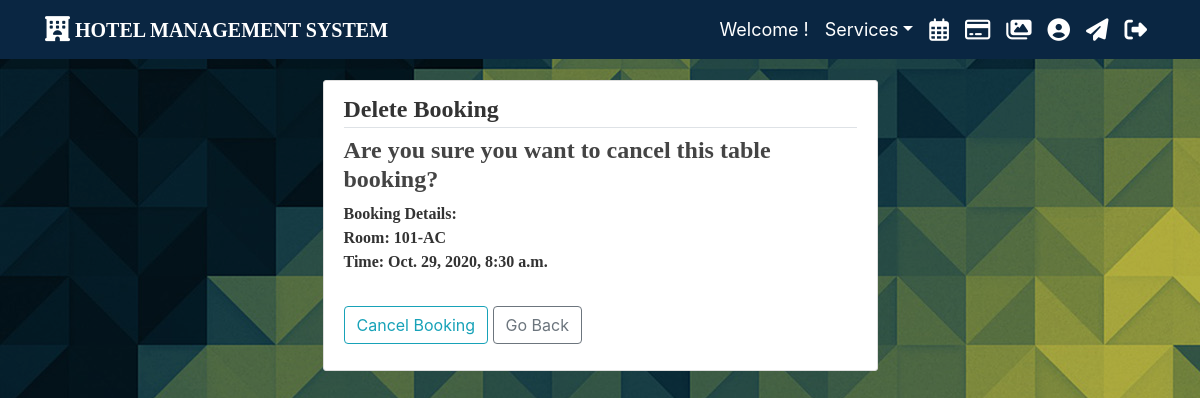
Page /main/table-booking/cancel/8 on the committed database.
### main/models.py (models this page shows, shortened)
class Restaurant(models.Model):
    user = models.ForeignKey(User, on_delete=models.CASCADE)
    bkng = models.ForeignKey(Booking, on_delete=models.CASCADE)
    time = models.DateTimeField()
    food_cost = models.IntegerField(blank=True, null=True)

class Booking(models.Model):
    user = models.ForeignKey(User, on_delete=models.CASCADE)
    room = models.ForeignKey(Room, on_delete=models.CASCADE)
    check_in = models.DateField()
    check_out = models.DateField()
    total_cost = models.IntegerField(blank=True, null=True)

class Room(models.Model):
    ROOM_CATEGORIES = (
        ('YAC', 'AC'),
        ('NAC', 'NON-AC'),
        ('DEL', 'DELUXE'),
        ('KIN', 'KING'),
        ('QUE', 'QUEEN'),
    )
    number = models.IntegerField()
    category = models.CharField(max_length=3, choices=ROOM_CATEGORIES)
    beds = models.IntegerField()
    capacity = models.IntegerField()
    price = models.IntegerField(default=1000)
    def get_category(self):
        for i in self.ROOM_CATEGORIES:
            if i[0] == self.category:
                return i[1]

### main/views.py (the view)
# urls.py: path('table-booking/cancel/<pk>', CancelTableBookingView.as_view(), name='cancel_table_booking_view'),
class CancelTableBookingView(DeleteView):
    model = Restaurant
    success_url = '/main/my-bookings/'

### main/templates/main/restaurant_confirm_delete.html (shortened to what this page needs)
{% extends "main/base.html" %}
{% load crispy_forms_tags %}
{% block content %}
    <div class="content-section col-md-6 mx-auto">
        <form method="POST">
            <fieldset class="form-group">
                <legend class="border-bottom"  style="font-family: Georgia, 'Times New Roman', Times, serif; font-weight: bolder;">Delete Booking</legend>
                <h4 style="font-weight: bold; font-family: serif;">Are you sure you want to cancel this table booking?</h4>
                <p style="font-family: Georgia, 'Times New Roman', Times, serif; font-weight: bold;">
                    <b>Booking Details:</b>
                    <br/>
                    Room: {{ object.bkng.room.number }}-{{object.bkng.room.get_category}}
                    <br/>
                    Time: {{object.time}}
                    <br/>
                </p>
            </fieldset>
            <div class="form-group">
                <button class="btn btn-outline-info" type="submit">Cancel Booking</button>
                <a class="btn btn-outline-secondary" href="{% url 'bookings' %}">Go Back</a>
            </div>
        </form>
    </div>
{% endblock content %}

### main/static/main/main_style.css (style rules this page uses)
body { background: #f2f2f2; color: #333333; margin-top: 5rem; }
h1, h2, h3, h4, h5, h6 { color: #444444; }
.content-section { background: #ffffff; padding: 10px 20px; border: 1px solid #dddddd; border-radius: 3px; margin-bottom: 20px; }

### main/templates/main/restaurant_confirm_delete.html (style rules this page uses)
body { background: url('/static/main/photos/background_pattern2.jpg') rgba(0, 0, 0, 0.3); background-blend-mode: multiply; }

### rows in the picture
Restaurant: bkng.room.number "101", bkng.room.get_category "AC", time "Oct. 29, 2020, 8:30 a.m."
